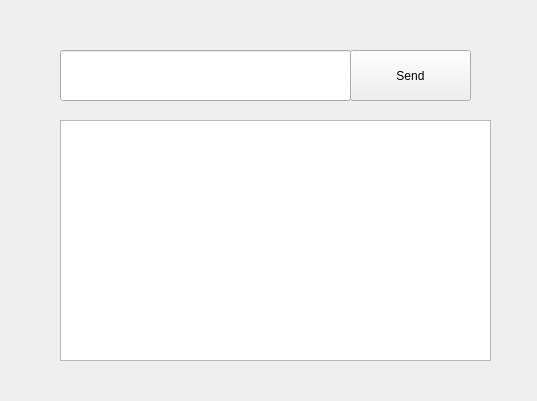
<?xml version="1.0" encoding="UTF-8"?>
<ui version="4.0">
 <class>Consumer_manager</class>
 <widget class="QWidget" name="Consumer_manager">
  <property name="geometry">
   <rect>
    <x>0</x>
    <y>0</y>
    <width>537</width>
    <height>401</height>
   </rect>
  </property>
  <property name="windowTitle">
   <string>Form</string>
  </property>
  <widget class="QLineEdit" name="PrefixInput">
   <property name="geometry">
    <rect>
     <x>60</x>
     <y>50</y>
     <width>291</width>
     <height>51</height>
    </rect>
   </property>
  </widget>
  <widget class="QPushButton" name="AddPrefix">
   <property name="geometry">
    <rect>
     <x>350</x>
     <y>50</y>
     <width>121</width>
     <height>51</height>
    </rect>
   </property>
   <property name="text">
    <string>Send</string>
   </property>
  </widget>
  <widget class="QTextBrowser" name="DataContainer">
   <property name="geometry">
    <rect>
     <x>60</x>
     <y>120</y>
     <width>431</width>
     <height>241</height>
    </rect>
   </property>
  </widget>
 </widget>
 <resources/>
 <connections/>
</ui>
